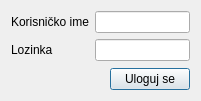
<?xml version="1.0" encoding="UTF-8"?>
<ui version="4.0">
 <class>Login</class>
 <widget class="QDialog" name="Login">
  <property name="geometry">
   <rect>
    <x>0</x>
    <y>0</y>
    <width>201</width>
    <height>101</height>
   </rect>
  </property>
  <property name="windowTitle">
   <string>Logovanje na sistem</string>
  </property>
  <layout class="QVBoxLayout" name="verticalLayout">
   <item>
    <layout class="QFormLayout" name="formLayout">
     <item row="0" column="0">
      <widget class="QLabel" name="label">
       <property name="text">
        <string>Korisničko ime</string>
       </property>
      </widget>
     </item>
     <item row="0" column="1">
      <widget class="QLineEdit" name="inputUser"/>
     </item>
     <item row="1" column="0">
      <widget class="QLabel" name="label_2">
       <property name="text">
        <string>Lozinka</string>
       </property>
      </widget>
     </item>
     <item row="1" column="1">
      <widget class="QLineEdit" name="inputPass"/>
     </item>
    </layout>
   </item>
   <item>
    <layout class="QHBoxLayout" name="horizontalLayout">
     <item>
      <spacer name="horizontalSpacer">
       <property name="orientation">
        <enum>Qt::Horizontal</enum>
       </property>
       <property name="sizeHint" stdset="0">
        <size>
         <width>40</width>
         <height>20</height>
        </size>
       </property>
      </spacer>
     </item>
     <item>
      <widget class="QPushButton" name="btnLogin">
       <property name="text">
        <string>Uloguj se</string>
       </property>
      </widget>
     </item>
    </layout>
   </item>
  </layout>
 </widget>
 <resources/>
 <connections/>
</ui>
